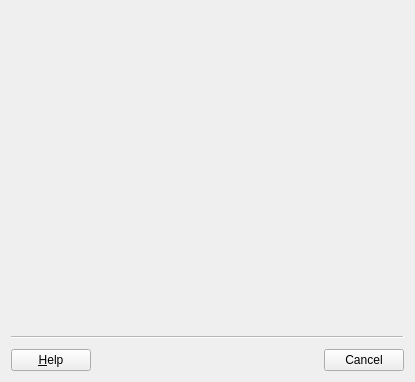
<?xml version="1.0" encoding="UTF-8"?>
<ui version="4.0">
 <class>BibTeXImportWizard</class>
 <widget class="QWizard" name="BibTeXImportWizard">
  <property name="geometry">
   <rect>
    <x>0</x>
    <y>0</y>
    <width>415</width>
    <height>382</height>
   </rect>
  </property>
  <property name="windowTitle">
   <string>Import Wizard</string>
  </property>
  <property name="wizardStyle">
   <enum>QWizard::ClassicStyle</enum>
  </property>
  <property name="options">
   <set>QWizard::HaveHelpButton|QWizard::NoBackButtonOnLastPage|QWizard::NoBackButtonOnStartPage|QWizard::NoDefaultButton</set>
  </property>
 </widget>
 <resources/>
 <connections/>
</ui>
